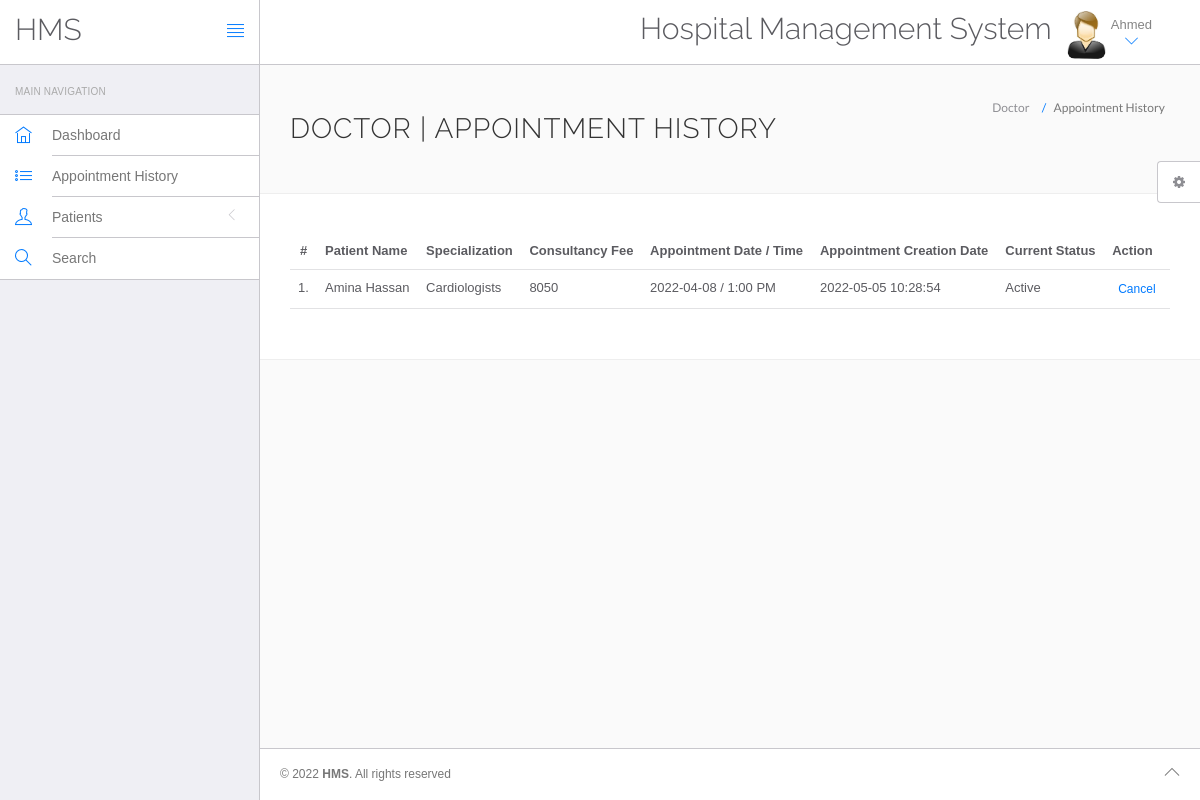
The app's page /hospital/hms/doctor/appointment-history.php (signed in) with its own data.
### tables this page shows
CREATE TABLE `doctors` (
  `id` int(11) NOT NULL,
  `specilization` varchar(255) DEFAULT NULL,
  `doctorName` varchar(255) DEFAULT NULL,
  `address` longtext DEFAULT NULL,
  `docFees` varchar(255) DEFAULT NULL,
  `contactno` bigint(11) DEFAULT NULL,
  `docEmail` varchar(255) DEFAULT NULL,
  `password` varchar(255) DEFAULT NULL,
  `creationDate` timestamp NULL DEFAULT current_timestamp(),
  `updationDate` timestamp NULL DEFAULT NULL ON UPDATE current_timestamp()
);

CREATE TABLE `appointment` (
  `id` int(11) NOT NULL,
  `doctorSpecialization` varchar(255) DEFAULT NULL,
  `doctorId` int(11) DEFAULT NULL,
  `userId` int(11) DEFAULT NULL,
  `consultancyFees` int(11) DEFAULT NULL,
  `appointmentDate` varchar(255) DEFAULT NULL,
  `appointmentTime` varchar(255) DEFAULT NULL,
  `postingDate` timestamp NULL DEFAULT current_timestamp(),
  `userStatus` int(11) DEFAULT NULL,
  `doctorStatus` int(11) DEFAULT NULL,
  `updationDate` timestamp NULL DEFAULT NULL ON UPDATE current_timestamp()
);

CREATE TABLE `users` (
  `id` int(11) NOT NULL,
  `fullName` varchar(255) DEFAULT NULL,
  `address` longtext DEFAULT NULL,
  `city` varchar(255) DEFAULT NULL,
  `gender` varchar(255) DEFAULT NULL,
  `email` varchar(255) DEFAULT NULL,
  `password` varchar(255) DEFAULT NULL,
  `regDate` timestamp NULL DEFAULT current_timestamp(),
  `updationDate` timestamp NULL DEFAULT NULL ON UPDATE current_timestamp()
);

### hospital/hms/doctor/appointment-history.php (the view, shortened to what this page needs)
<?php
include('include/config.php');
?>
<!DOCTYPE html>
<html lang="en">
	<head>
		<link rel="stylesheet" href="vendor/bootstrap/css/bootstrap.min.css">
		<link rel="stylesheet" href="vendor/fontawesome/css/font-awesome.min.css">
		<link rel="stylesheet" href="vendor/themify-icons/themify-icons.min.css">
		<link href="vendor/animate.css/animate.min.css" rel="stylesheet" media="screen">
		<link href="vendor/perfect-scrollbar/perfect-scrollbar.min.css" rel="stylesheet" media="screen">
		<link href="vendor/switchery/switchery.min.css" rel="stylesheet" media="screen">
		<link href="vendor/bootstrap-touchspin/jquery.bootstrap-touchspin.min.css" rel="stylesheet" media="screen">
		<link href="vendor/select2/select2.min.css" rel="stylesheet" media="screen">
		<link href="vendor/bootstrap-datepicker/bootstrap-datepicker3.standalone.min.css" rel="stylesheet" media="screen">
		<link href="vendor/bootstrap-timepicker/bootstrap-timepicker.min.css" rel="stylesheet" media="screen">
		<link rel="stylesheet" href="assets/css/styles.css">
		<link rel="stylesheet" href="assets/css/plugins.css">
		<link rel="stylesheet" href="assets/css/themes/theme-1.css" id="skin_color" />
	</head>
	<body>
		<div id="app">
<?php include('include/sidebar.php');?>
			<div class="app-content">
					<?php include('include/header.php');?>
				<div class="main-content" >
					<div class="wrap-content container" id="container">
						<section id="page-title">
							<div class="row">
								<div class="col-sm-8">
									<h1 class="mainTitle">Doctor  | Appointment History</h1>
																	</div>
								<ol class="breadcrumb">
									<li>
										<span>Doctor </span>
									</li>
									<li class="active">
										<span>Appointment History</span>
									</li>
								</ol>
							</div>
						</section>
						<div class="container-fluid container-fullw bg-white">
									<div class="row">
								<div class="col-md-12">
									<table class="table table-hover" id="sample-table-1">
										<thead>
											<tr>
												<th class="center">#</th>
												<th class="hidden-xs">Patient  Name</th>
												<th>Specialization</th>
												<th>Consultancy Fee</th>
												<th>Appointment Date / Time </th>
												<th>Appointment Creation Date  </th>
												<th>Current Status</th>
												<th>Action</th>
											</tr>
										</thead>
										<tbody>
<?php
$sql=mysqli_query($con,"select users.fullName as fname,appointment.*  from appointment join users on users.id=appointment.userId where appointment.doctorId='".$_SESSION['id']."'");
$cnt=1;
while($row=mysqli_fetch_array($sql))
{
?>
											<tr>
												<td class="center"><?php echo $cnt;?>.</td>
												<td class="hidden-xs"><?php echo $row['fname'];?></td>
												<td><?php echo $row['doctorSpecialization'];?></td>
												<td><?php echo $row['consultancyFees'];?></td>
												<td><?php echo $row['appointmentDate'];?> / <?php echo
												 $row['appointmentTime'];?>
												</td>
												<td><?php echo $row['postingDate'];?></td>
												<td>
<?php if(($row['userStatus']==1) && ($row['doctorStatus']==1))
{
	echo "Active";
}
												?></td>
												<td >
												<div class="visible-md visible-lg hidden-sm hidden-xs">
							<?php if(($row['userStatus']==1) && ($row['doctorStatus']==1))
{ ?>
	<a href="appointment-history.php?id=<?php echo $row['id']?>&cancel=update" onClick="return confirm('Are you sure you want to cancel this appointment ?')"class="btn btn-transparent btn-xs tooltips" title="Cancel Appointment" tooltip-placement="top" tooltip="Remove">Cancel</a>
	<?php } else {
		echo "Canceled";
		} ?>
												</div>
												</td>
											</tr>
											<?php
$cnt=$cnt+1;
											 }?>
										</tbody>
									</table>
								</div>
							</div>
								</div>
					</div>
				</div>
			</div>
	<?php include('include/footer.php');?>
	<?php include('include/setting.php');?>
		</div>
	</body>
</html>

### hospital/hms/doctor/include/header.php (shortened to what this page needs)
<header class="navbar navbar-default navbar-static-top">
					<div class="navbar-header">
						<a class="navbar-brand" href="#">
							<h2 style="padding-top:20% ">HMS</h2>
						</a>
						<a href="#" class="sidebar-toggler pull-right visible-md visible-lg" data-toggle-class="app-sidebar-closed" data-toggle-target="#app">
							<i class="ti-align-justify"></i>
						</a>
					</div>
					<div class="navbar-collapse collapse">
						<ul class="nav navbar-right">
								<li  style="padding-top:2% ">
								<h2>Hospital Management System</h2>
							</li>
							<li class="dropdown current-user">
								<a href class="dropdown-toggle" data-toggle="dropdown">
									<img src="assets/images/images.jpg" > <span class="username">
									<?php $query=mysqli_query($con,"select doctorName from doctors where id='".$_SESSION['id']."'");
while($row=mysqli_fetch_array($query))
{
	echo $row['doctorName'];
}
									?> <i class="ti-angle-down"></i></i></span>
								</a>
							</li>
						</ul>
					</div>
				</header>

### hospital/hms/doctor/assets/css/themes/theme-1.css (style rules this page uses)
body { background: #FAFAFA; }
header .navbar-header { background: #ffffff !important; border-right-color: #c8c7cc !important; border-bottom-color: #c8c7cc !important; }
header .navbar-header .sidebar-toggler, header .navbar-header .sidebar-mobile-toggler { color: #007aff !important; }
header .navbar-header .navbar-brand { color: #777 !important; }
header .navbar-collapse { background: #ffffff !important; border-bottom-color: #c8c7cc !important; box-shadow: none !important; }
header .navbar-collapse .navbar-right > li > a { color: #777; }
header .navbar-collapse .navbar-right > li > a i { color: #007aff !important; }

### records on screen
doctors: doctorName "Ahmed"
appointment: userId.fullName "Amina Hassan", doctorSpecialization "Cardiologists", consultancyFees "8050", appointmentDate "2022-04-08", appointmentTime "1:00 PM", postingDate "2022-05-05 10:28:54", userStatus "Active"
